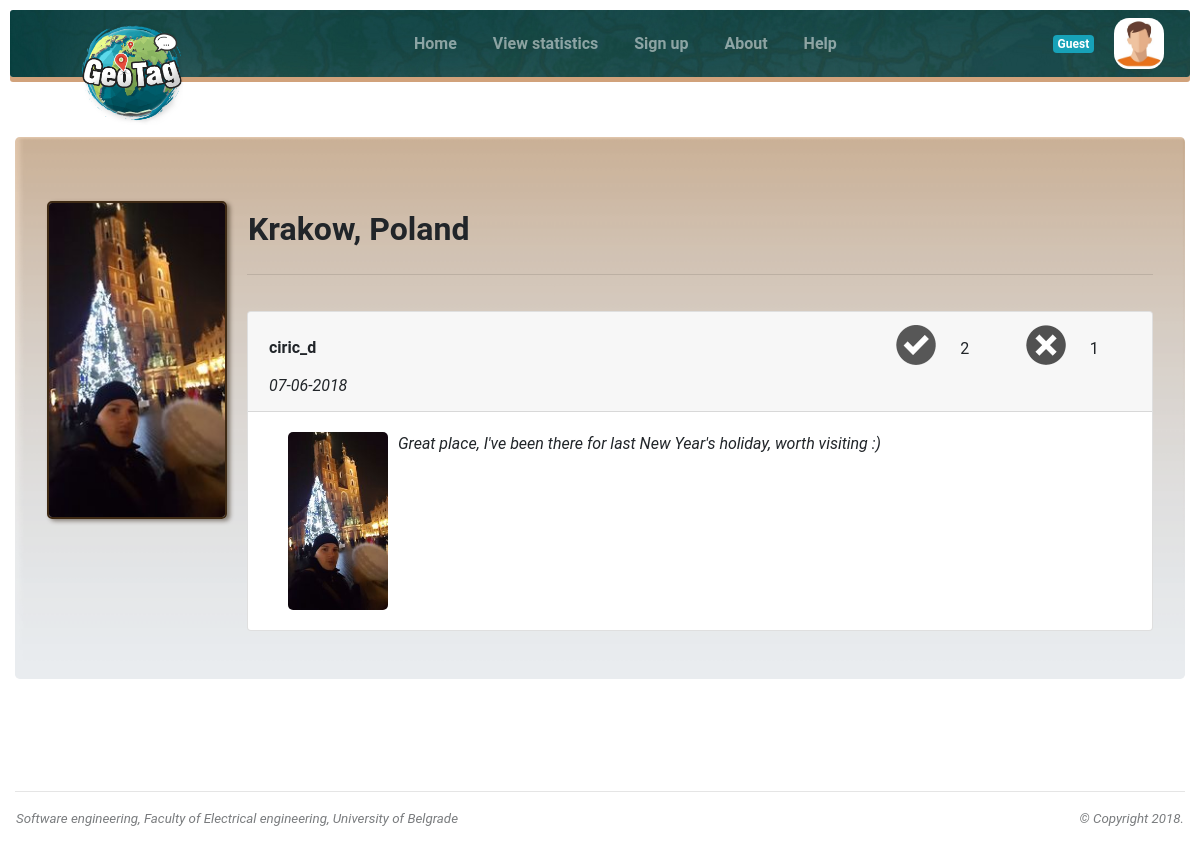
Screenshot of /Backend/GeoTagBackend/index.php/guest/load_dest/35 with the database file from the repository.
### tables this page shows
CREATE TABLE IF NOT EXISTS `destination` (
  `idDest` int(11) NOT NULL AUTO_INCREMENT,
  `name` varchar(40) NOT NULL,
  `longitude` double NOT NULL,
  `latitude` double NOT NULL,
  `pending` tinyint(1) NOT NULL,
  `country` varchar(40) NOT NULL,
  PRIMARY KEY (`idDest`)
);

CREATE TABLE IF NOT EXISTS `review` (
  `idRev` int(11) NOT NULL AUTO_INCREMENT,
  `content` varchar(200) NOT NULL,
  `upCount` int(11) NOT NULL,
  `downCount` int(11) NOT NULL,
  `date` datetime NOT NULL,
  `username` varchar(20) NOT NULL,
  `idImg` int(11) DEFAULT NULL,
  `idDest` int(11) NOT NULL,
  PRIMARY KEY (`idRev`),
  KEY `idImg` (`idImg`),
  KEY `username` (`username`),
  KEY `idDest` (`idDest`)
);

CREATE TABLE IF NOT EXISTS `image` (
  `idImg` int(11) NOT NULL AUTO_INCREMENT,
  `img` varchar(255) NOT NULL,
  PRIMARY KEY (`idImg`)
);

### Backend/GeoTagBackend/application/controllers/Guest.php (called while the page is built, shortened)
<?php
class Guest extends CI_Controller {
    function __construct() {
        $this->load->model("User_model");
        $this->load->model("destination_model");
        $this->load->model("statistic_model");
        $this->load->model("review_model");
    }
?>
<?php
    public function load($page,$data=null) {
?>
<?php
        $data['last_reviews_html'] = $this->review_model->get_html_last_n_reviews();
        $info['page'] = $page;
        $data['is_guest'] = ($this->session->userdata('user') == NULL);
        $this->load->view("templates/guest_header.php", $info);
        $this->load->view($page.".php",$data);
        $this->load->view("templates/footer.php");
    }
    public function load_dest($id){
       $data['dest_name'] = $this->destination_model->get_name($id);
       $data['dest_country'] = $this->destination_model->get_country($id);
       $data['all_reviews_current_destination_html'] = $this->review_model->get_html_all_reviews($id);
       $data['image']=null;
       $data['image']=$this->destination_model->get_image($id);
       $this->load("destination_guest",$data);
    }
}

### Backend/GeoTagBackend/index.php (called while the page is built, shortened)
<?php
require_once BASEPATH.'core/CodeIgniter.php';

### Backend/GeoTagBackend/application/models/Destination_model.php (called while the page is built, shortened)
<?php
class Destination_model extends CI_Model{
    public function get_name($id){
        $query = $this->db->query("select * from destination where idDest=".$id);
        return $query->result()[0]->name;
    }
}

### Backend/GeoTagBackend/application/models/Review_model.php (the view, shortened to what this page needs)
<?php
class Review_model  extends CI_Model{
    public function get_html_all_reviews($destination_id){
        $ret = "";
        $query = $this->db->query("SELECT * from review where idDest=".$destination_id." ORDER BY idRev DESC");
        foreach ($query->result() as $row)
        {
            $image_src=$this->get_img_name($row->idImg);
            if ($image_src!="")
            {
                $rew_img="<img src=\"".base_url()."uploads/".$image_src."\" alt=\"Destination image\" style=\" border-radius:5px;width:100px; margin-left:20px;margin-right:10px\">";
            }else
            {
                $rew_img="";
            }
            $temp_d = new DateTime($row->date);
            $temp_date=$temp_d->format('d-m-Y');
            if ($this->session->userdata('user') == NULL) {
                $ret=$ret." <div class=\"card\" style=\"margin-top:20px;overflow:auto;\">
                            <div class=\"card-header\">
                               <table width=\"100%\">
                                  <tr>
                                    <td width=\"70%\"><strong>$row->username</a> </strong></td>
                                    <td width=\"10%\" align=\"center\" style=\"text-align: center;\"  >
                                            <input disabled  type=\"image\" name=\"submit\" src=\"".base_url()."img/plus-vote-dis.png\" width=\"40px\" border=\"0\" alt=\"Submit\" style=\"\" />
                                    </td>
                                    <td width=\"5%\" align=\"center\" style=\"padding-bottom: 0px; text-align:left\">
                                         ".$row->upCount."
                                    </td>
                                    <td width=\"10%\" align=\"center\" style=\"text-align: center\" >
                                            <input disabled  type=\"image\" name=\"submit\" src=\"".base_url()."img/minus-vote-dis.png\" width=\"40px\" border=\"0\" alt=\"Submit\" style=\"\" />
                                    </td>
                                    <td width=\"5%\" align=\"center\" style=\"padding-bottom: 0px; text-align:left\">
                                        ".$row->downCount."
                                    </td>
                                  </tr>
                                  <tr>
                                    <td><i>".$temp_date."</i></td>
                                  </tr>
                               </table>
                            </div>
                            <div class=\"card-body\" >
                                <div class=\"media\" >
                                    ".$rew_img."
                                    <div class=\"media-body\" style=\"overflow:auto;\">
                                      <i>".$row->content."</i>
                                    </div>
                                </div>
                            </div>
                        </div>";
            }
        }
        return $ret;
    }
    public function get_img_name($id) {
        $this->db->where('idImg', $id);
        $row = $this->db->get('image')->row();
        if ($row != null)
            return $row->img;
        else {
            return "";
        }
    }
}

### Backend/GeoTagBackend/application/views/destination_guest.php
<div class="container-fluid">
<div class="row">
   <div class="col-12">
      <div class="jumbotron" style="background-size:cover; background-image: url('<?php echo base_url(); ?>img/brown-gradient.png'); height:85%; overflow:auto;">
         <div class="media">
            <img src="<?php if ($image==null) echo base_url().'img/destination-icon.png'; else echo $image; ?>" width="180" style="margin-right:20px;border: 2px solid #3f2a14; border-radius:5px; box-shadow: 3px 2px 4px rgba(43,29,14, .5);">
            <br>
            <div class="media-body" style="overflow:auto;">
                <table>
                    <tr>
                        <td style="width: 100%">
                            <h2 class="mt-2">
                                <strong>
                                    <?php echo $dest_name.", ".$dest_country ?>
                                </strong>
                            </h2>
                        </td>
                    </tr>
                </table>
               <hr>
               <div style="width: 100%;height:80%;overflow:auto;marign-bottom:10px;">
                     <?php echo $all_reviews_current_destination_html; ?>
               </div>
            </div>
         </div>
         <br><br>
      </div>
   </div>
</div>

### Backend/GeoTagBackend/css/mystyle.css (style rules this page uses)
body { font-family: 'Roboto', sans-serif; padding: 0; margin: 0; }
html, body { height: 100%; margin: 0; padding: 0; }

### rows the page displays
destination: name "Krakow", country "Poland"
review: username "ciric_d", upCount "2", downCount "1", date "07-06-2018", idImg.img (picture), content "Great place, I've been there for last New Year's holiday, worth visiting :)"
